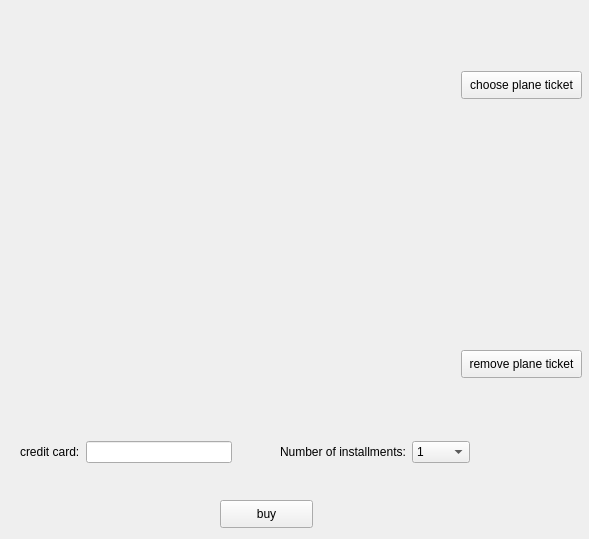
<?xml version="1.0" encoding="UTF-8"?>
<ui version="4.0">
 <class>widget_plane_tickets</class>
 <widget class="QWidget" name="widget_plane_tickets">
  <property name="geometry">
   <rect>
    <x>0</x>
    <y>0</y>
    <width>589</width>
    <height>539</height>
   </rect>
  </property>
  <property name="windowTitle">
   <string>Plane tickets</string>
  </property>
  <widget class="QPushButton" name="button_remove_plane_ticket">
   <property name="geometry">
    <rect>
     <x>461</x>
     <y>350</y>
     <width>121</width>
     <height>28</height>
    </rect>
   </property>
   <property name="text">
    <string>remove plane ticket</string>
   </property>
  </widget>
  <widget class="QWidget" name="layoutWidget">
   <property name="geometry">
    <rect>
     <x>280</x>
     <y>440</y>
     <width>190</width>
     <height>24</height>
    </rect>
   </property>
   <layout class="QHBoxLayout" name="horizontalLayout_2">
    <item>
     <widget class="QLabel" name="label_2">
      <property name="text">
       <string>Number of installments:</string>
      </property>
     </widget>
    </item>
    <item>
     <widget class="QComboBox" name="combo_number_of_installments">
      <item>
       <property name="text">
        <string>1</string>
       </property>
      </item>
      <item>
       <property name="text">
        <string>2</string>
       </property>
      </item>
      <item>
       <property name="text">
        <string>4</string>
       </property>
      </item>
      <item>
       <property name="text">
        <string>10</string>
       </property>
      </item>
      <item>
       <property name="text">
        <string>12</string>
       </property>
      </item>
     </widget>
    </item>
   </layout>
  </widget>
  <widget class="QWidget" name="verticalLayoutWidget">
   <property name="geometry">
    <rect>
     <x>10</x>
     <y>20</y>
     <width>441</width>
     <height>121</height>
    </rect>
   </property>
   <layout class="QVBoxLayout" name="vlayout_table_content"/>
  </widget>
  <widget class="QWidget" name="layoutWidget_2">
   <property name="geometry">
    <rect>
     <x>20</x>
     <y>440</y>
     <width>212</width>
     <height>24</height>
    </rect>
   </property>
   <layout class="QHBoxLayout" name="horizontalLayout">
    <item>
     <widget class="QLabel" name="label">
      <property name="text">
       <string>credit card:</string>
      </property>
     </widget>
    </item>
    <item>
     <widget class="QLineEdit" name="line_edit_credit_card">
      <property name="echoMode">
       <enum>QLineEdit::Password</enum>
      </property>
     </widget>
    </item>
   </layout>
  </widget>
  <widget class="QPushButton" name="button_choose_plane_ticket">
   <property name="geometry">
    <rect>
     <x>461</x>
     <y>71</y>
     <width>121</width>
     <height>28</height>
    </rect>
   </property>
   <property name="text">
    <string>choose plane ticket</string>
   </property>
  </widget>
  <widget class="QWidget" name="verticalLayoutWidget_2">
   <property name="geometry">
    <rect>
     <x>10</x>
     <y>310</y>
     <width>441</width>
     <height>101</height>
    </rect>
   </property>
   <layout class="QVBoxLayout" name="vlayout_chosen_plane_ticket"/>
  </widget>
  <widget class="QWidget" name="verticalLayoutWidget_3">
   <property name="geometry">
    <rect>
     <x>20</x>
     <y>160</y>
     <width>160</width>
     <height>121</height>
    </rect>
   </property>
   <layout class="QVBoxLayout" name="vlayout_guest_ages"/>
  </widget>
  <widget class="QPushButton" name="button_buy">
   <property name="geometry">
    <rect>
     <x>220</x>
     <y>500</y>
     <width>93</width>
     <height>28</height>
    </rect>
   </property>
   <property name="text">
    <string>buy</string>
   </property>
  </widget>
 </widget>
 <resources/>
 <connections/>
</ui>
